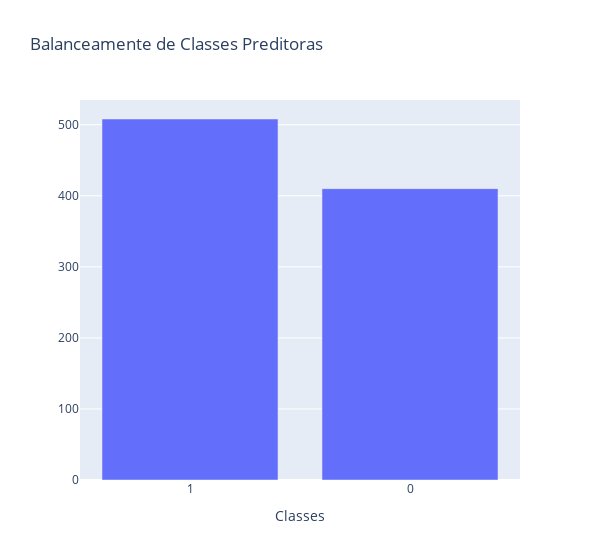

Write notebook code for a chart like this one.
### Markdown cell above
A partir do _Pipeline_ criado, podemos continuar a utilizar os dados na forma bruta para as análises.

Isso, em alguns casos, pode ser benéfico, pois o tratamento será executado quando for chamado, junto à etapa de modelagem

### Code cell
import plotly.express as px
plot_ = df['HEARTDISEASE'].value_counts().reset_index()
fig = px.bar(plot_, 
        x='index', 
        y='HEARTDISEASE',
        labels={'index':'Classes', 'HEARTDISEASE':''},
        title='Balanceamente de Classes Preditoras',
        width=600)
fig.update_xaxes(type='category')
fig.show()

### Figure 1 — Plotly figure (JSON) as saved in the notebook; plotly's stock layout.template omitted (floating-point values rounded to 4 significant figures)
{"data": [{"alignmentgroup": "True", "hovertemplate": "Classes=%{x}<br>=%{y}<extra></extra>", "legendgroup": "", "marker": {"color": "#636efa", "pattern": {"shape": ""}}, "name": "", "offsetgroup": "", "orientation": "v", "showlegend": false, "textposition": "auto", "type": "bar", "x": [1, 0], "xaxis": "x", "y": [508, 410], "yaxis": "y"}], "layout": {"barmode": "relative", "legend": {"tracegroupgap": 0}, "title": {"text": "Balanceamente de Classes Preditoras"}, "width": 600, "xaxis": {"anchor": "y", "domain": [0, 1], "title": {"text": "Classes"}, "type": "category"}, "yaxis": {"anchor": "x", "domain": [0, 1], "title": {"text": ""}}}}
